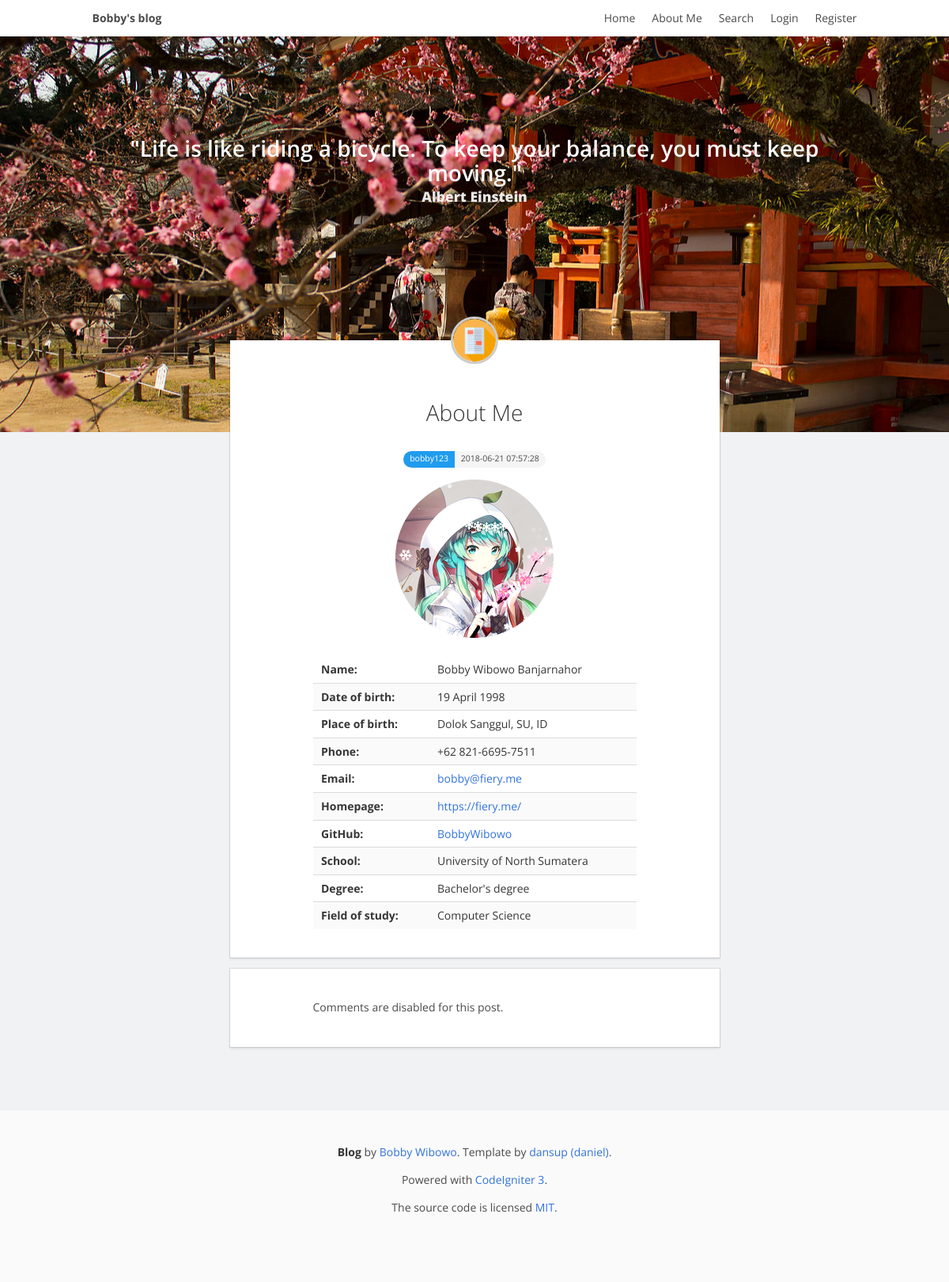
/blog/post/21, run on the app's committed database.
### tables this page shows
CREATE TABLE `posts` (
  `post_id` int(11) NOT NULL,
  `title` varchar(255) NOT NULL,
  `description` text NOT NULL,
  `public` tinyint(1) NOT NULL DEFAULT 1,
  `comments` tinyint(1) NOT NULL DEFAULT 1,
  `date_added` timestamp NOT NULL DEFAULT current_timestamp(),
  `user_id` int(11) NOT NULL
);

CREATE TABLE `users` (
  `user_id` int(4) NOT NULL,
  `email` varchar(255) NOT NULL,
  `username` varchar(255) NOT NULL,
  `password` varchar(255) NOT NULL,
  `user_type` enum('admin','author','user') NOT NULL
);

### application/controllers/Blog.php (called while the page is built, shortened)
<?php
class Blog extends CI_Controller {
    function __construct() {
        $this->load->model('database');
    }
    function post($post_id) {
        $this->load->model('comment');
        $data['comments'] = $this->comment->get_comment($post_id);
        $data['post'] = $this->database->get_post($post_id);
        $data['active'] = 'single_post';
        $this->load->view($data['active'], $data);
    }
}

### index.php (called while the page is built, shortened)
<?php
require_once BASEPATH.'core/CodeIgniter.php';

### application/helpers/MY_url_helper.php (called while the page is built, shortened)
<?php
if (!function_exists('is_active')) {
	function is_active($active = NULL, $page = '') {
        return '';
	}
}

### application/models/Database.php (called while the page is built, shortened)
<?php
class Database extends CI_Model {
    function get_post($post_id) {
        $this->db->select('posts.*,users.username');
        $this->db->from('posts');
        $this->db->join('users', 'users.user_id = posts.user_id', 'left');
        $this->db->where('post_id', $post_id);
        $this->db->order_by('date_added', 'desc');
        $query = $this->db->get();
        $array = $query->first_row('array');
        $array['public'] = (bool) $array['public'];
        $array['comments'] = (bool) $array['comments'];
        return $array;
    }
}

### application/views/single_post.php (the view, shortened to what this page needs)
<?php require('partials/_header.php') ?>
<div class="container">
    <section class="articles">
        <div class="column is-8 is-offset-2">
            <div class="card article">
                <div class="card-content">
                    <div class="media">
                        <div class="media-center">
                            <img src="<?=base_url('public/images/blogging.png')?>" class="author-image" alt="Placeholder image">
                        </div>
                        <div class="media-content has-text-centered">
                            <h2 class="title article-title" href="<?=base_url('blog/post/'.$post['post_id'])?>"><?=$post['title'];?></h2>
                            <div class="tags has-addons level-item">
                                <span class="tag is-rounded is-info"><?=$post['username']?></span>
                                <span class="tag is-rounded"><?=date_format(date_create($post['date_added']), 'Y-m-d H:i:s')?></span>
                            </div>
                        </div>
                    </div>
                    <div class="content article-body">
                        <?=$post['description']?>
                    </div>
                </div>
            </div>
            <div class="card article" style="margin-top: 1rem">
                <div class="card-content">
                    <div class="content article-body">
                        <?php if ($post['comments']) { ?>
                            <?php if (count($comments)) { ?>
                                <?php foreach ($comments as $row) {?>
                                    <blockquote>
                                        <strong><?=$row['username']?></strong> <small><?=date_format(date_create($row['date_added']), 'Y-m-d H:i:s')?></small>
                                        <br>
                                        <?=strip_tags($row['comment'])?>
                                    </blockquote>
                                <?php }?>
                            <?php } else { ?>
                                <p>Currently, there are no comments.</p>
                            <?php } ?>
                            <?php if ($this->session->userdata('user_id')) {?>
                                <form action="<?=base_url('comments/add_comment/'.$post['post_id'])?>" method="post">
                                    <div class="field">
                                        <label class="label">New comment</label>
                                        <div class="control">
                                            <textarea class="textarea" name="comment"></textarea>
                                        </div>
                                    </div>
                                    <div class="field">
                                        <p class="control">
                                            <input type="submit" class="button is-primary" value="Submit">
                                        </p>
                                    </div>
                                </form>
                            <?php } else { ?>
                                <a href="<?=base_url('users/login')?>">Login to comment</a>.
                            <?php } ?>
                        <?php } else { ?>
                            <p>Comments are disabled for this post.</p>
                        <?php } ?>
                    </div>
                </div>
            </div>
        </div>
    </section>
</div>
<?php require('partials/_footer.php') ?>

### application/views/partials/_header.php (shortened to what this page needs)
<!DOCTYPE html>
<html>
<head>
    <link rel="stylesheet" href="https://maxcdn.bootstrapcdn.com/font-awesome/4.7.0/css/font-awesome.min.css">
    <link rel="stylesheet" type="text/css" href="<?=base_url('public/libs/bulma/bulma.min.css')?>" />
    <link rel="stylesheet" type="text/css" href="<?=base_url('public/css/style.css')?>">
</head>
<body>
    <nav class="navbar">
        <div class="container">
            <div class="navbar-brand">
                <a class="navbar-item" href="<?=base_url()?>"><strong>Bobby's blog</strong></a>
            </div>
            <div id="navbarMenu" class="navbar-menu">
                <div class="navbar-end">
                    <a class="navbar-item <?=is_active($active, 'home')?>" href="<?=base_url()?>">
                        Home
                    </a>
                    <a class="navbar-item" href="<?=base_url('blog/post/21')?>">
                        About Me
                    </a>
                    <a class="navbar-item <?=is_active($active, 'search')?>" href="<?=base_url('blog/search')?>">
                        Search
                    </a>
                    <?php if ($this->session->userdata('user_id')) {?>
                    <div class="navbar-item has-dropdown is-hoverable">
                        <a class="navbar-link">
                            <?=$this->session->userdata['username']?>
                        </a>
                        <div class="navbar-dropdown">
                            <a class="navbar-item <?=is_active($active, 'new_post')?>" href="<?=base_url('blog/new_post')?>">
                                New Post
                            </a>
                            <a class="navbar-item <?=is_active($active, 'upload')?>" href="<?=base_url('upload')?>">
                                Upload
                            </a>
                            <hr class="navbar-divider">
                            <a class="navbar-item" href="<?=base_url('users/logout')?>">
                                Logout
                            </a>
                        </div>
                    </div>
                    <?php } else{ ?>
                    <a class="navbar-item <?=is_active($active, 'login')?>" href="<?=base_url('users/login')?>">
                        Login
                    </a>
                    <a class="navbar-item <?=is_active($active, 'register')?>" href="<?=base_url('users/register')?>">
                        Register
                    </a>
                    <?php } ?>
                </div>
            </div>
        </div>
    </nav>
    <section class="hero is-info is-medium is-bold">
        <div class="hero-body">
            <div class="container has-text-centered">
                <h1 class="title">"Life is like riding a bicycle. To keep your balance, you must keep moving."</h1>
                <div class="subtitle" style="font-weight: 800">Albert Einstein</div>
            </div>
        </div>
    </section>

### application/views/partials/_footer.php (shortened to what this page needs)
    <footer class="footer">
        <div class="content has-text-centered">
            <p>
                <strong>Blog</strong> by <a href="https://fiery.me/" target="_blank" rel="noopener">Bobby Wibowo</a>.
                Template by <a href="https://github.com/dansup/bulma-templates" target="_blank" rel="noopener">dansup (daniel)</a>.
            </p>
            <p>
                Powered with <a href="https://codeigniter.com/" target="_blank" rel="noopener">CodeIgniter 3</a>.
            </p>
            <p>
                The source code is licensed <a href="https://opensource.org/licenses/mit-license.php" target="_blank" rel="noopener">MIT</a>.
            </p>
        </div>
    </footer>
</body>
</html>

### public/css/style.css (style rules this page uses)
html, body { font-family: 'Open Sans', sans-serif; font-size: 14px; background: #F0F2F4; }
.hero-body { background-image: url('../images/Plum_trees_Kitano_Tenmangu.jpg'); background-position: center; background-size: cover; background-repeat: no-repeat; height: 500px; }
.articles { margin: 5rem 0; margin-top: -200px; }
.articles .content p { line-height: 1.9; margin: 15px 0; }
.author-image { position: absolute; top: -30px; left: 50%; width: 60px; height: 60px; margin-left: -30px; border: 3px solid #ccc; border-radius: 50%; }
.media-center { display: block; margin-bottom: 1rem; }
.media-content { margin-top: 3rem; }
.article, .promo-block { margin-top: 6rem; }
div.column.is-8:first-child { padding-top: 0; margin-top: 0; }
.article-title { font-size: 2rem; font-weight: lighter; line-height: 2; }
.article-body { line-height: 1.4; margin: 0 6rem; }

### data on the page
posts: title "About Me", user.username "bobby123", date_added "2018-06-21 07:57:28", description (picture), description "Name: Bobby Wibowo Banjarnahor Date of birth: 19 April 1998 Place of birth: Dolok Sanggul, SU, ID Phone: +62 821-6695-7511 Email: bobby@fiery.me Homepage: https://fiery.me/ GitHub: BobbyWibowo School: University of North Sumatera Degree: Bachelor's degree Field of study: Computer Science"
